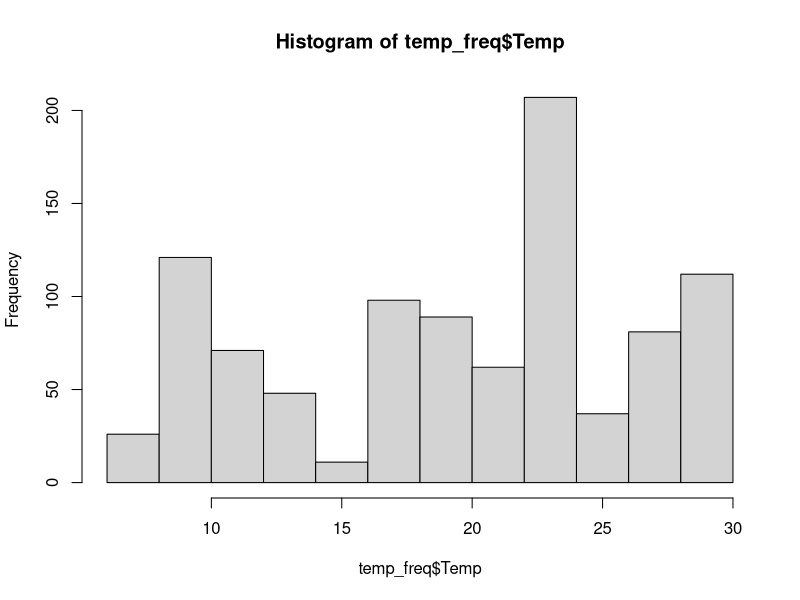
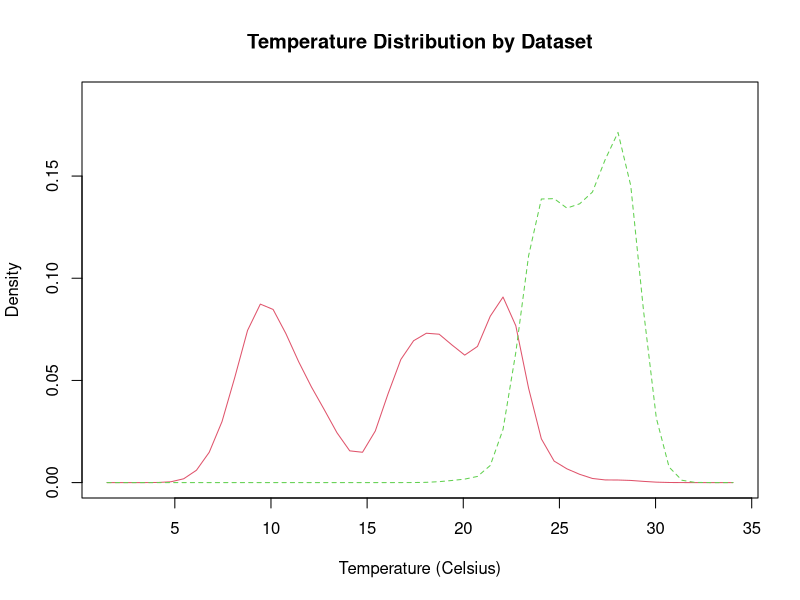

R code for these plots, in order: (Note: this script raises an error after producing the figures.)
## Temperature curves - model and application
## adult & Juvenile

## produces probability curves for temperature, and application to sample node data (time series) for adult and Juvenile
## also data distributions 

## packages

library(tidyverse)
library(tidyr)
library(sm)
library(lubridate) # work with dates
library(dplyr)     # data manipulation (filter, summarize, mutate)
library(ggplot2)   # graphics
library(gridExtra) # tile several plots next to each other
library(scales)
library(data.table)


## temperature
ad_temp_con <- read.csv("output_data/05a_adult_temperature_continuous.csv")
juv_temp_con <- read.csv("output_data/05a_juvenile_temperature_continuous.csv")


# Data distribution -------------------------------------------------------


all_temp <- ad_temp_con

unique(all_temp$Dataset) # 2 datasets, observations (n=1293)
mean(all_temp$Temp) # 17.09268

temp_freq <- all_temp %>% 
  uncount(abundance)
hist(temp_freq$Temp)
mean(temp_freq$Temp) ## 19.19
dim(temp_freq) ## 1293
head(temp_freq)

# ## compare different data sets
# ### get numbers for datasets
unique(temp_freq$Dataset)

sx <- temp_freq$Dataset == "Saiki"
swx <- temp_freq$Dataset == "SAWA"

temp_freq$Dataset_num[sx] <- 1
temp_freq$Dataset_num[swx] <- 2

attach(temp_freq)

# create value labels
data.f <- factor(Dataset_num, levels= 1:2,
                 labels = c( "Saiki", "SAWA"))
tail(data.f)

# plot densities
sm.density.compare(as.vector(Temp), Dataset_num, xlab="Temperature (Celsius)")
title(main="Temperature Distribution by Dataset")

# add legend via mouse click
colfill<-c(2:(2+length(levels(data.f))))
legend(locator(1), levels(data.f), fill=colfill)


# Build adult temperature model -------------------------------------------------

## check data
unique(temp_freq$Dataset) ## 2 datasets, 963
mean(temp_freq$Temp) ## 19.19221
dim(temp_freq)

temp_freq$Scaled_Temp <-scale(temp_freq$Temp, scale=T, center=T)
scaled_x <- temp_freq$Scaled_Temp
h <- hist(scaled_x, plot=F)
xfit<-seq(min(scaled_x),max(scaled_x),length=120)
yfit<-dnorm(xfit,mean=mean(scaled_x),sd=sd(scaled_x))

## x axis with raw depth values
xfit_r <- seq(min(temp_freq$Temp), max(temp_freq$Temp), length=120)

## plot curve with raw depth axis
plot(xfit_r, yfit, axes=FALSE, xlab='', ylab='', type='l', col='', main = "" )
axis(1, at=pretty(xfit_r))
par(new=TRUE)
#plot the line with no axes or labels
plot(xfit, yfit, axes=FALSE, xlab='Temperature (Celsius)', ylab='Probability', type='l', col='red', main = "Adult/Temperature: Probability curve" )
## add 1sd shift
par(new=TRUE)

#add these now with axis

axis(2, at=pretty(range(yfit)))

head(ad_temp_con)


# Juvenile ----------------------------------------------------------------

## data distribution 

all_temp <- juv_temp_con

unique(all_temp$Dataset) # 1 dataset

temp_freq <- all_temp %>% 
  uncount(Abundance)
hist(temp_freq$Temp)
mean(temp_freq$Temp) ## 17.02
dim(temp_freq) ## 9
head(temp_freq)


## probability curve 
temp_freq$Scaled_Temp <-scale(temp_freq$Temp, scale=T, center=T)
scaled_x <- temp_freq$Scaled_Temp
h <- hist(scaled_x, plot=F)
xfit<-seq(min(scaled_x),max(scaled_x),length=120)
yfit<-dnorm(xfit,mean=mean(scaled_x),sd=sd(scaled_x))

## x axis with raw depth values
xfit_r <- seq(min(temp_freq$Temp), max(temp_freq$Temp), length=120)

## plot curve with raw depth axis
plot(xfit_r, yfit, axes=FALSE, xlab='', ylab='', type='l', col='', main = "" )
axis(1, at=pretty(xfit_r))
par(new=TRUE)
#plot the line with no axes or labels
plot(xfit, yfit, axes=FALSE, xlab='Temperature (Celsius)', ylab='Probability', type='l', col='red', main = "Juvenile/Temperature: Probability curve" )
## add 1sd shift
par(new=TRUE)

#add these now with axis

axis(2, at=pretty(range(yfit)))
